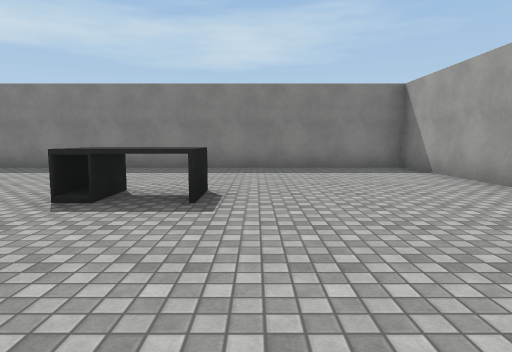
View 1 (above)

17 first-person views from a walk through a scene from a Unity 3-D project. The camera is 1.3 m above the floor, tilts 6° down and sees 75° across. The floor is counted in squares, 2 m on a side. Each view is taken from the middle of a square. On the plan, view 1 faces up. The plan holds only what a view shows up to about 10 squares ahead; the rest is blank. The place goes on beyond the plan. Some animated figures are left out. Some surface patterns are stand-ins.

View 2
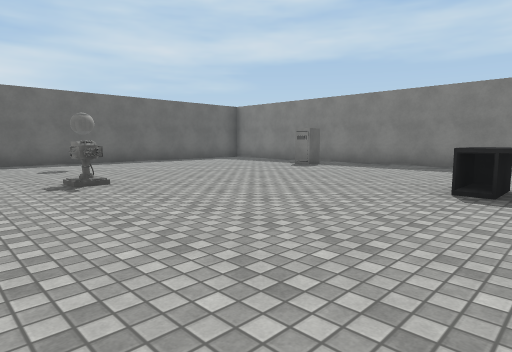

View 3
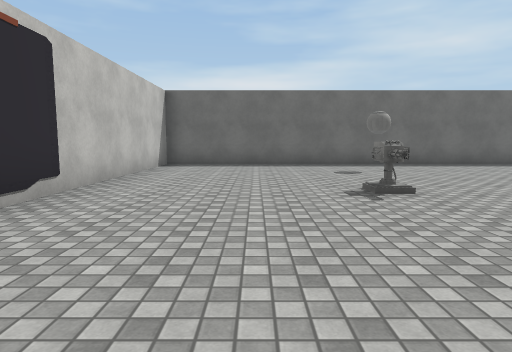

View 4
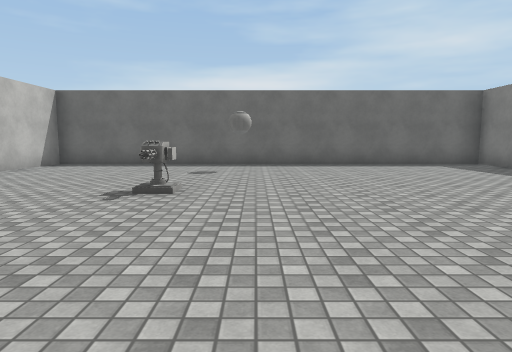

View 5
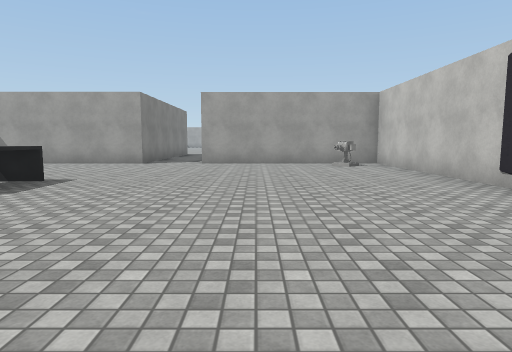

View 6
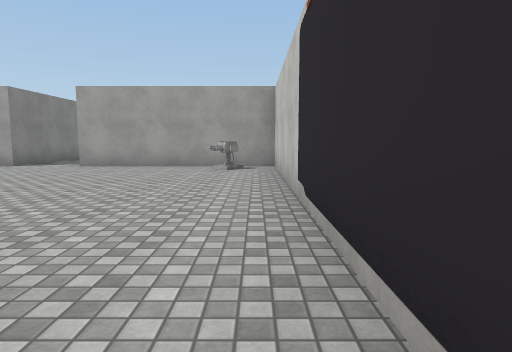

View 7
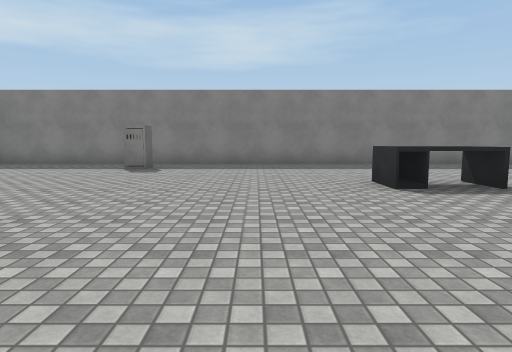

View 8
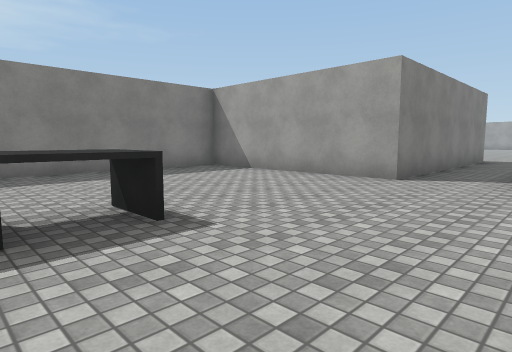

View 9
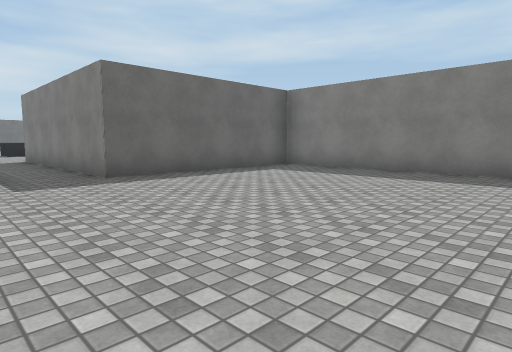

View 10
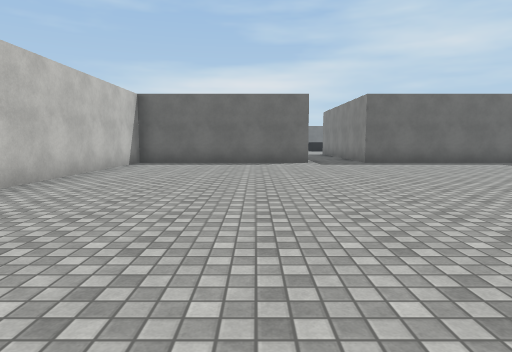

View 11
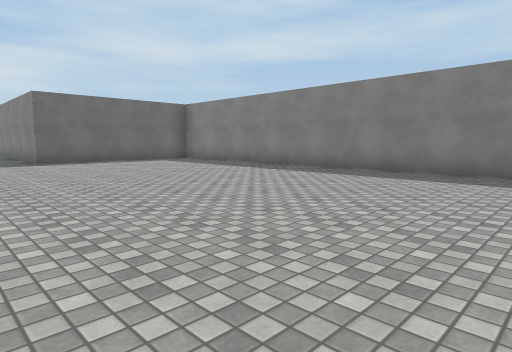

View 12
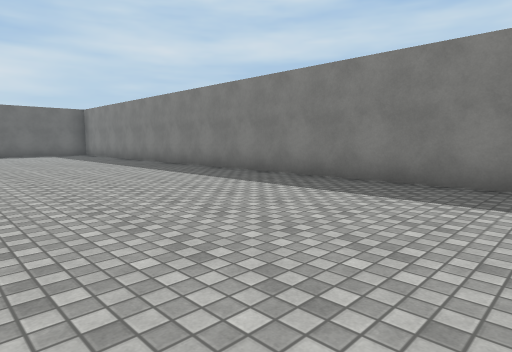

View 13
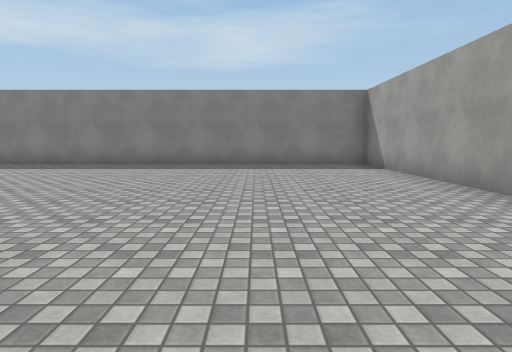

View 14
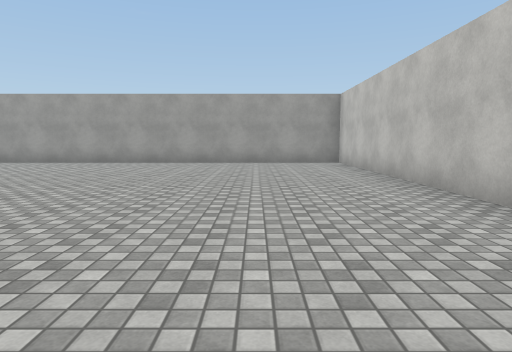

View 15
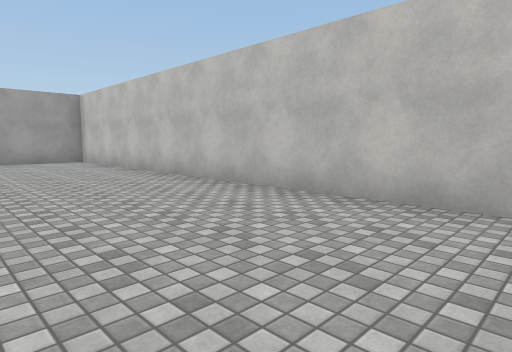

View 16
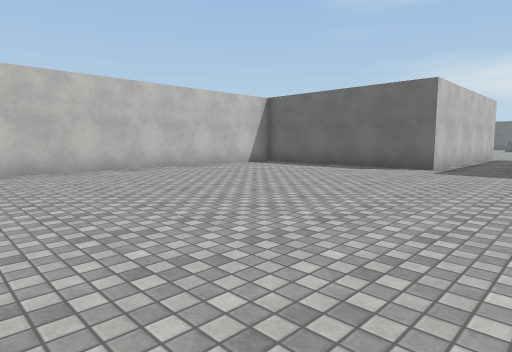

View 17
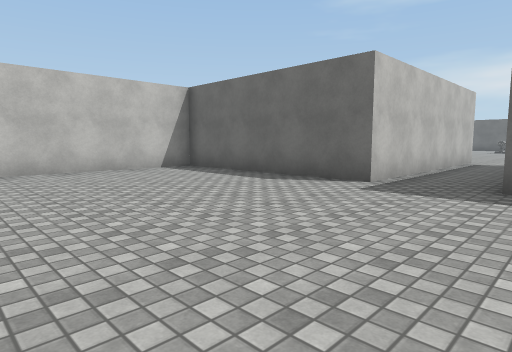

### Floor plan
Ten units are one square. View 1 is at (0, 0); x grows to the right and y downward. Boxes are objects, and circles mark ways between rooms. Rooms are numbered by the first view taken in them; rooms with no view inside come last. Other rooms are left out.
<svg viewBox="-118 -87 403 127">
<path fill="none" stroke="#000" d="M36 -33 36 -82 -113 -82 -113 35 36 35 36 -16M36 -16 100 -16 100 35 280 35 280 -82 100 -82 100 -33 36 -33"/>
<rect x="-75" y="-75" width="10" height="10" fill="#bbb"><title>other object</title></rect>
<rect x="-65" y="-15" width="10" height="10" fill="#bbb"><title>turret</title></rect>
<rect x="-25" y="-45" width="20" height="10" fill="#bbb"><title>other object</title></rect>
<rect x="25" y="15" width="10" height="10" fill="#bbb"><title>turret</title></rect>
<circle cx="40" cy="-25" r="3" fill="#2a7"/>
<text x="-40" y="-30">1</text>
<text x="180" y="-30">2</text>
</svg>
Room 1 opens to room 2.

Where each view was taken, in squares from view 1:
view 1: 0 up, 0 right, facing up
view 2: 1 down, 1 left, facing up-left
view 3: 1 down, 2 left, facing left
view 4: 2 up, 2 left, facing left
view 5: 0 up, 6 left, facing right
view 6: 3 down, 5 left, facing right
view 7: 1 down, 4 left, facing up
view 8: 1 up, 2 left, facing up-right
view 9: 1 up, 16 right, facing up-left
view 10: 0 up, 20 right, facing left
view 11: 1 up, 21 right, facing up-left
view 12: 3 up, 26 right, facing up-left
view 13: 1 down, 25 right, facing up
view 14: 1 down, 18 right, facing right
view 15: 0 up, 17 right, facing down-right
view 16: 4 up, 18 right, facing down-left
view 17: 4 up, 15 right, facing down-left
